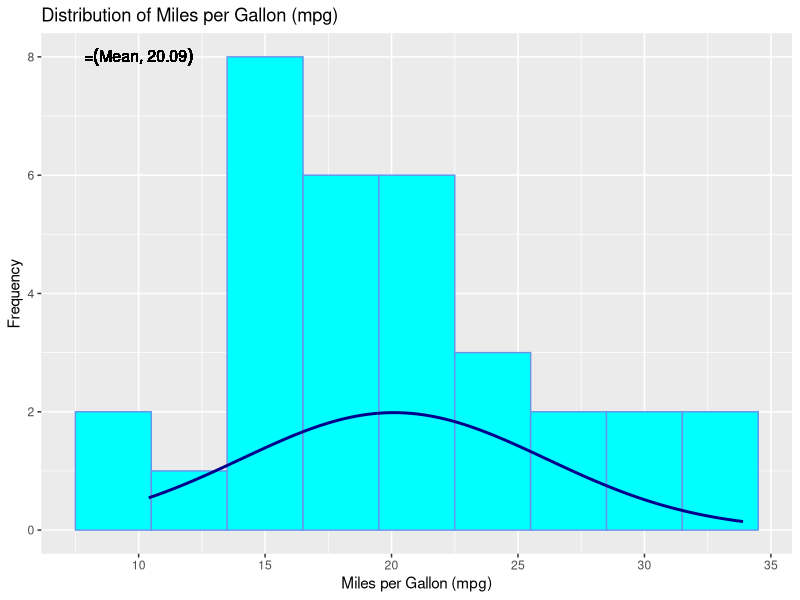

Generate this figure with R:

library(ggplot2)


mean_mpg <- mean(mtcars$mpg)
sd_mpg <- sd(mtcars$mpg)


p <- ggplot(mtcars, aes(x = mpg)) +
  geom_histogram(binwidth = 3, fill = "cyan", color = "cornflowerblue") +
  labs(
    title = "Distribution of Miles per Gallon (mpg)",
    x = "Miles per Gallon (mpg)",
    y = "Frequency"
  ) +
  stat_function(
    fun = function(x) dnorm(x, mean = mean_mpg, sd = sd_mpg) * 30,
    color = "darkblue",
    size = 1
  ) +
  geom_text(
    x = 10,
    y = 8,
    label = paste("Mean =", round(mean_mpg, digits = 2),
                  "\nSD =", round(sd_mpg, digits = 2),
                  collapse = "\n"),
    parse = TRUE,
    size = 4
  )

print(p)